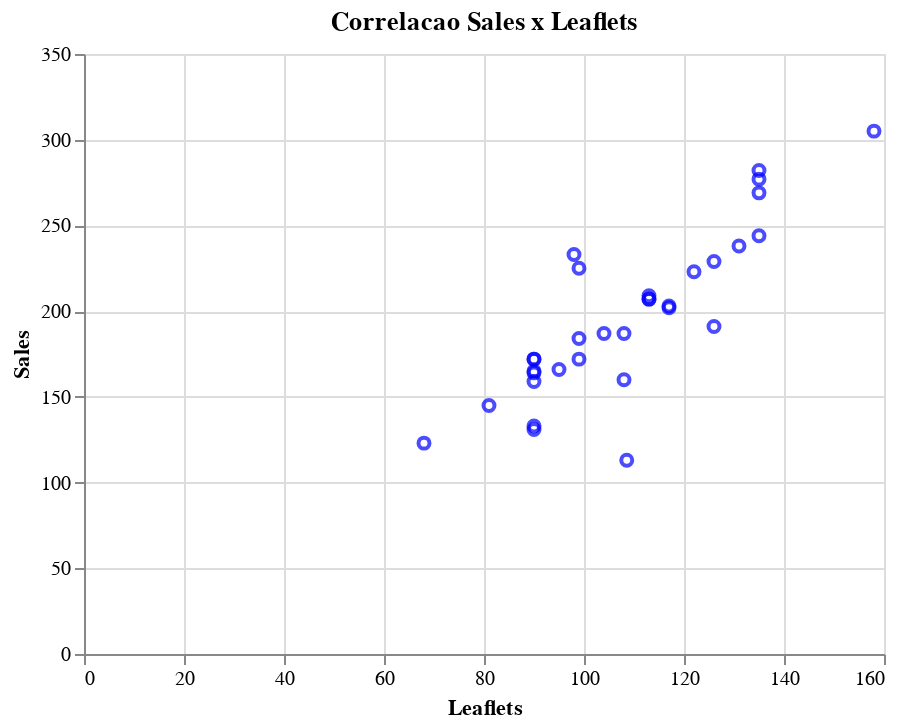

Source (notebook cell):
### Markdown cell above
# Exercício 11

Crie um scatter-plot leaflets x sales. Existe alguma correlação entre
os dados? (Use a correlação de Pearson e explique o significado do
valor obtido por ela)

### Code cell
alt.Chart(lemonades).mark_point(
    color='blue'
).encode(
    x= alt.X('Leaflets', axis=alt.Axis(title='Leaflets')),
    y= alt.Y('Sales', axis=alt.Axis(title='Sales'))
).properties(
    title="Correlacao Sales x Leaflets"
)

### Figure 1 — Vega-Lite specification as saved in the notebook (floating-point values rounded to 4 significant figures)
{"$schema": "https://vega.github.io/schema/vega-lite/v3.4.0.json", "config": {"mark": {"tooltip": null}, "view": {"height": 300, "width": 400}}, "data": {"name": "data-391fc2a61788e6946a1f8fee2d43d418"}, "datasets": {"data-391fc2a61788e6946a1f8fee2d43d418": [{"Date": "07/12/2016", "Leaflets": 99, "Lemon": 130, "Location": "Beach", "Orange": 95, "Price": 0.25, "Rank": 31.5, "Revenue": 56.25, "Sales": 225, "Temperature": 84}, {"Date": "7/25/2016", "Leaflets": 135, "Lemon": 156, "Location": "Park", "Orange": 113, "Price": 0.5, "Rank": 31.5, "Revenue": 134.5, "Sales": 269, "Temperature": 84}, {"Date": "07/11/2016", "Leaflets": 135, "Lemon": 162, "Location": "Beach", "Orange": 120, "Price": 0.25, "Rank": 29.5, "Revenue": 70.5, "Sales": 282, "Temperature": 83}, {"Date": "7/26/2016", "Leaflets": 158, "Lemon": 176, "Location": "Park", "Orange": 129, "Price": 0.35, "Rank": 29.5, "Revenue": 106.8, "Sales": 305, "Temperature": 83}, {"Date": "7/31/2016", "Leaflets": 68, "Lemon": 76, "Location": "Beach", "Orange": 47, "Price": 0.35, "Rank": 24.5, "Revenue": 43.05, "Sales": 123, "Temperature": 82}, {"Date": null, "Leaflets": 113, "Lemon": 123, "Location": "Beach", "Orange": 86, "Price": 0.25, "Rank": 24.5, "Revenue": 52.25, "Sales": 209, "Temperature": 82}, {"Date": "07/10/2016", "Leaflets": 131, "Lemon": 140, "Location": "Beach", "Orange": 98, "Price": 0.25, "Rank": 24.5, "Revenue": 59.5, "Sales": 238, "Temperature": 82}, {"Date": "07/06/2016", "Leaflets": 90, "Lemon": 103, "Location": "Beach", "Orange": 69, "Price": 0.25, "Rank": 24.5, "Revenue": 43, "Sales": 172, "Temperature": 82}, {"Date": "07/06/2016", "Leaflets": 90, "Lemon": 103, "Location": "Beach", "Orange": 69, "Price": 0.25, "Rank": 24.5, "Revenue": 43, "Sales": 172, "Temperature": 82}, {"Date": "7/30/2016", "Leaflets": 81, "Lemon": 88, "Location": "Beach", "Orange": 57, "Price": 0.35, "Rank": 24.5, "Revenue": 50.75, "Sales": 145, "Temperature": 82}, {"Date": "7/24/2016", "Leaflets": 117, "Lemon": 121, "Location": "Park", "Orange": 82, "Price": 0.5, "Rank": 24.5, "Revenue": 101.5, "Sales": 203, "Temperature": 82}, {"Date": "7/28/2016", "Leaflets": 90, "Lemon": 96, "Location": "Park", "Orange": 63, "Price": 0.35, "Rank": 24.5, "Revenue": 55.65, "Sales": 159, "Temperature": 82}, {"Date": "7/29/2016", "Leaflets": 95, "Lemon": 100, "Location": "Park", "Orange": 66, "Price": 0.35, "Rank": 18.5, "Revenue": 58.1, "Sales": 166, "Temperature": 81}, {"Date": "7/18/2016", "Leaflets": 122, "Lemon": 131, "Location": "Park", "Orange": 92, "Price": 0.5, "Rank": 18.5, "Revenue": 111.5, "Sales": 223, "Temperature": 81}, {"Date": "07/07/2016", "Leaflets": 135, "Lemon": 143, "Location": "Beach", "Orange": 101, "Price": 0.25, "Rank": 18.5, "Revenue": 61, "Sales": 244, "Temperature": 81}, {"Date": "7/23/2016", "Leaflets": 117, "Lemon": 120, "Location": "Park", "Orange": 82, "Price": 0.5, "Rank": 18.5, "Revenue": 101, "Sales": 202, "Temperature": 81}, {"Date": "07/09/2016", "Leaflets": 126, "Lemon": 134, "Location": "Beach", "Orange": 95, "Price": 0.25, "Rank": 15, "Revenue": 57.25, "Sales": 229, "Temperature": 80}, {"Date": "7/27/2016", "Leaflets": 99, "Lemon": 104, "Location": "Park", "Orange": 68, "Price": 0.35, "Rank": 15, "Revenue": 60.2, "Sales": 172, "Temperature": 80}, {"Date": "7/22/2016", "Leaflets": 108, "Lemon": 112, "Location": "Park", "Orange": 75, "Price": 0.5, "Rank": 15, "Revenue": 93.5, "Sales": 187, "Temperature": 80}, {"Date": "07/05/2016", "Leaflets": 135, "Lemon": 159, "Location": "Beach", "Orange": 118, "Price": 0.25, "Rank": 12, "Revenue": 69.25, "Sales": 277, "Temperature": 78}, {"Date": "7/19/2016", "Leaflets": 113, "Lemon": 122, "Location": "Park", "Orange": 85, "Price": 0.5, "Rank": 12, "Revenue": 103.5, "Sales": 207, "Temperature": 78}, {"Date": "7/14/2016", "Leaflets": 113, "Lemon": 122, "Location": "Beach", "Orange": 85, "Price": 0.25, "Rank": 12, "Revenue": 51.75, "Sales": 207, "Temperature": 78}, {"Date": "7/17/2016", "Leaflets": 126, "Lemon": 115, "Location": "Beach", "Orange": 76, "Price": 0.5, "Rank": 9, "Revenue": 95.5, "Sales": 191, "Temperature": 77}, {"Date": "7/21/2016", "Leaflets": 90, "Lemon": 83, "Location": "Park", "Orange": 50, "Price": 0.5, "Rank": 9, "Revenue": 66.5, "Sales": 133, "Temperature": 77}, {"Date": "7/13/2016", "Leaflets": 99, "Lemon": 109, "Location": "Beach", "Orange": 75, "Price": 0.25, "Rank": 9, "Revenue": 46, "Sales": 184, "Temperature": 77}, {"Date": "07/04/2016", "Leaflets": 98, "Lemon": 134, "Location": "Beach", "Orange": 99, "Price": 0.25, "Rank": 7, "Revenue": 58.25, "Sales": 233, "Temperature": 76}, {"Date": "7/15/2016", "Leaflets": 108, "Lemon": 98, "Location": "Beach", "Orange": 62, "Price": 0.5, "Rank": 6, "Revenue": 80, "Sales": 160, "Temperature": 75}, {"Date": "7/16/2016", "Leaflets": 90, "Lemon": 81, "Location": "Beach", "Orange": 50, "Price": 0.5, "Rank": 5, "Revenue": 65.5, "Sales": 131, "Temperature": 74}, {"Date": "07/02/2016", "Leaflets": 90, "Lemon": 98, "Location": "Park", "Orange": 67, "Price": 0.25, "Rank": 4, "Revenue": 41.25, "Sales": 165, "Temperature": 72}, {"Date": "07/03/2016", "Leaflets": 104, "Lemon": 110, "Location": "Park", "Orange": 77, "Price": 0.25, "Rank": 3, "Revenue": 46.75, "Sales": 187, "Temperature": 71}, {"Date": "7/20/2016", "Leaflets": 108.5, "Lemon": 71, "Location": "Park", "Orange": 42, "Price": 0.5, "Rank": 1.5, "Revenue": 56.5, "Sales": 113, "Temperature": 70}, {"Date": "07/01/2016", "Leaflets": 90, "Lemon": 97, "Location": "Park", "Orange": 67, "Price": 0.25, "Rank": 1.5, "Revenue": 41, "Sales": 164, "Temperature": 70}]}, "encoding": {"x": {"axis": {"title": "Leaflets"}, "field": "Leaflets", "type": "quantitative"}, "y": {"axis": {"title": "Sales"}, "field": "Sales", "type": "quantitative"}}, "mark": {"color": "blue", "type": "point"}, "title": "Correlacao Sales x Leaflets"}
